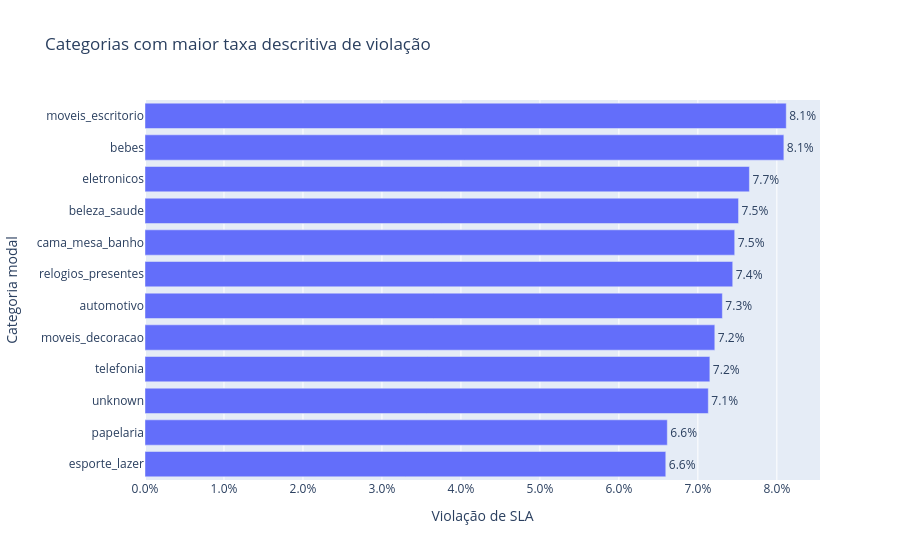

Notebook source saved alongside this figure:
### Markdown cell above
## Categorias e auditoria temporal

A tabela de itens pode relacionar vários produtos ao mesmo pedido. Para comparar os pedidos por categoria, cada pedido recebe provisoriamente a categoria que aparece mais vezes entre os seus itens, chamada de **categoria predominante**. Essa é uma simplificação para a EDA, e a função aplica um mínimo de 1.000 pedidos por grupo. Em paralelo, a auditoria verifica anomalias temporais sem corrigi-las silenciosamente.

### Code cell
display(category_summary(supervised, tables['items'], tables['products'], language=LANG, min_orders=1000))
display(plot_category_breach(supervised, tables['items'], tables['products'], language=LANG, min_orders=1000, top_n=12))
display(anomaly_summary(supervised, language=LANG))

### Figure 1 — Plotly figure (JSON) as saved in the notebook; plotly's stock layout.template omitted (floating-point values rounded to 4 significant figures)
{"data": [{"hovertemplate": "Violação de SLA=%{text}<br>Categoria modal=%{y}<extra></extra>", "legendgroup": "", "marker": {"color": "#636efa", "pattern": {"shape": ""}}, "name": "", "orientation": "h", "showlegend": false, "text": [0.06594, 0.06613, 0.07132, 0.07152, 0.07214, 0.0731, 0.07441, 0.07466, 0.07515, 0.07652, 0.08089, 0.08119], "textposition": "outside", "texttemplate": "%{text:.1%}", "type": "bar", "x": [0.06594, 0.06613, 0.07132, 0.07152, 0.07214, 0.0731, 0.07441, 0.07466, 0.07515, 0.07652, 0.08089, 0.08119], "xaxis": "x", "y": ["esporte_lazer", "papelaria", "unknown", "telefonia", "moveis_decoracao", "automotivo", "relogios_presentes", "cama_mesa_banho", "beleza_saude", "eletronicos", "bebes", "moveis_escritorio"], "yaxis": "y"}], "layout": {"barmode": "relative", "legend": {"tracegroupgap": 0}, "title": {"text": "Categorias com maior taxa descritiva de violação"}, "xaxis": {"anchor": "y", "domain": [0, 1], "tickformat": ".1%", "title": {"text": "Violação de SLA"}}, "yaxis": {"anchor": "x", "domain": [0, 1], "title": {"text": "Categoria modal"}}}}
